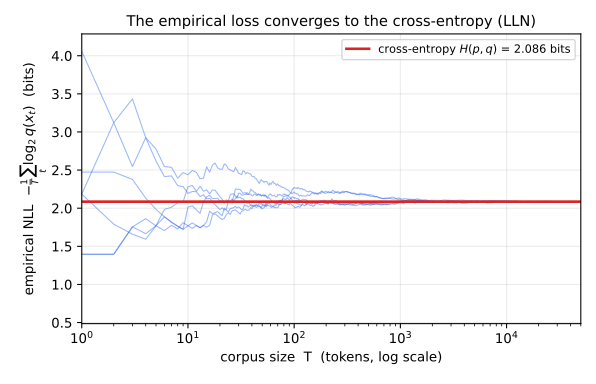

Write the Python code that produced this figure.
"""Law of large numbers: the empirical NLL converges to the cross-entropy.

Section 3.1, Eq (2) -- the `approx` step.  Tokens are drawn i.i.d. from a
true categorical p; a fixed (imperfect) model q scores them.  The running
per-token average

  -(1/T) * sum_{t<=T} log2 q(x_t)

is the empirical estimate L(theta).  It converges to the population
cross-entropy  H(p, q) = -sum_i p_i log2 q_i  as the corpus size T grows --
this is exactly the empirical-mean / LLN step of Eq (2), which holds when
the corpus is drawn i.i.d. from p (or is a stationary-ergodic stream).
Several seeds show the Monte-Carlo scatter narrowing like 1/sqrt(T).

The horizontal target H(p, q) is exact; the running curves are seeded
(seeds 0..5) so the figure regenerates identically.

Outputs:
  lln-empirical-nll.svg
  lln-empirical-nll.json
"""
import json
import pathlib

import numpy as np
import matplotlib
matplotlib.use("Agg")
import matplotlib.pyplot as plt

HERE = pathlib.Path(__file__).resolve().parent

p = np.array([0.45, 0.25, 0.15, 0.08, 0.05, 0.02])   # true source
q = np.array([0.38, 0.22, 0.18, 0.12, 0.06, 0.04])   # fixed imperfect model
V = len(p)
CE = float(-np.sum(p * np.log2(q)))                  # population cross-entropy

Tmax = 50000
n_seeds = 6
runs = []
for s in range(n_seeds):
    rng = np.random.default_rng(s)
    draws = rng.choice(V, size=Tmax, p=p)
    surprisal = -np.log2(q[draws])
    runs.append((np.cumsum(surprisal) / np.arange(1, Tmax + 1)))

data = {
    "p": p.tolist(), "q": q.tolist(), "cross_entropy": CE,
    "Tmax": Tmax, "n_seeds": n_seeds,
    "final_estimates": [float(r[-1]) for r in runs],
}
with open(HERE / "lln-empirical-nll.json", "w") as f:
    json.dump(data, f, indent=1)

# Plot a log-spaced subset of points (the x-axis is logarithmic, so this is
# visually identical to plotting all 50000 and keeps the SVG small).
plot_idx = np.unique(np.geomspace(1, Tmax, 700).astype(int)) - 1
T_plot = plot_idx + 1
fig, ax = plt.subplots(figsize=(6.2, 4.0))
for r in runs:
    ax.plot(T_plot, r[plot_idx], color="#2563eb", lw=0.8, alpha=0.45)
ax.axhline(CE, color="#dc2626", lw=2.0,
           label=fr"cross-entropy $H(p,q)$ = {CE:.3f} bits")
ax.set_xscale("log")
ax.set_xlabel("corpus size  T  (tokens, log scale)")
ax.set_ylabel(r"empirical NLL  $-\frac{1}{T}\sum_t \log_2 q(x_t)$  (bits)")
ax.set_title("The empirical loss converges to the cross-entropy (LLN)",
             fontsize=11)
ax.set_xlim(1, Tmax)
ax.set_ylim(CE - 1.6, CE + 2.2)
ax.legend(fontsize=8.5, loc="upper right")
ax.grid(True, alpha=0.25)
fig.tight_layout()
fig.savefig(HERE / "lln-empirical-nll.svg")
print(f"wrote lln-empirical-nll.svg / .json  (CE={CE:.4f} bits, "
      f"final={[round(float(r[-1]), 3) for r in runs]})")
